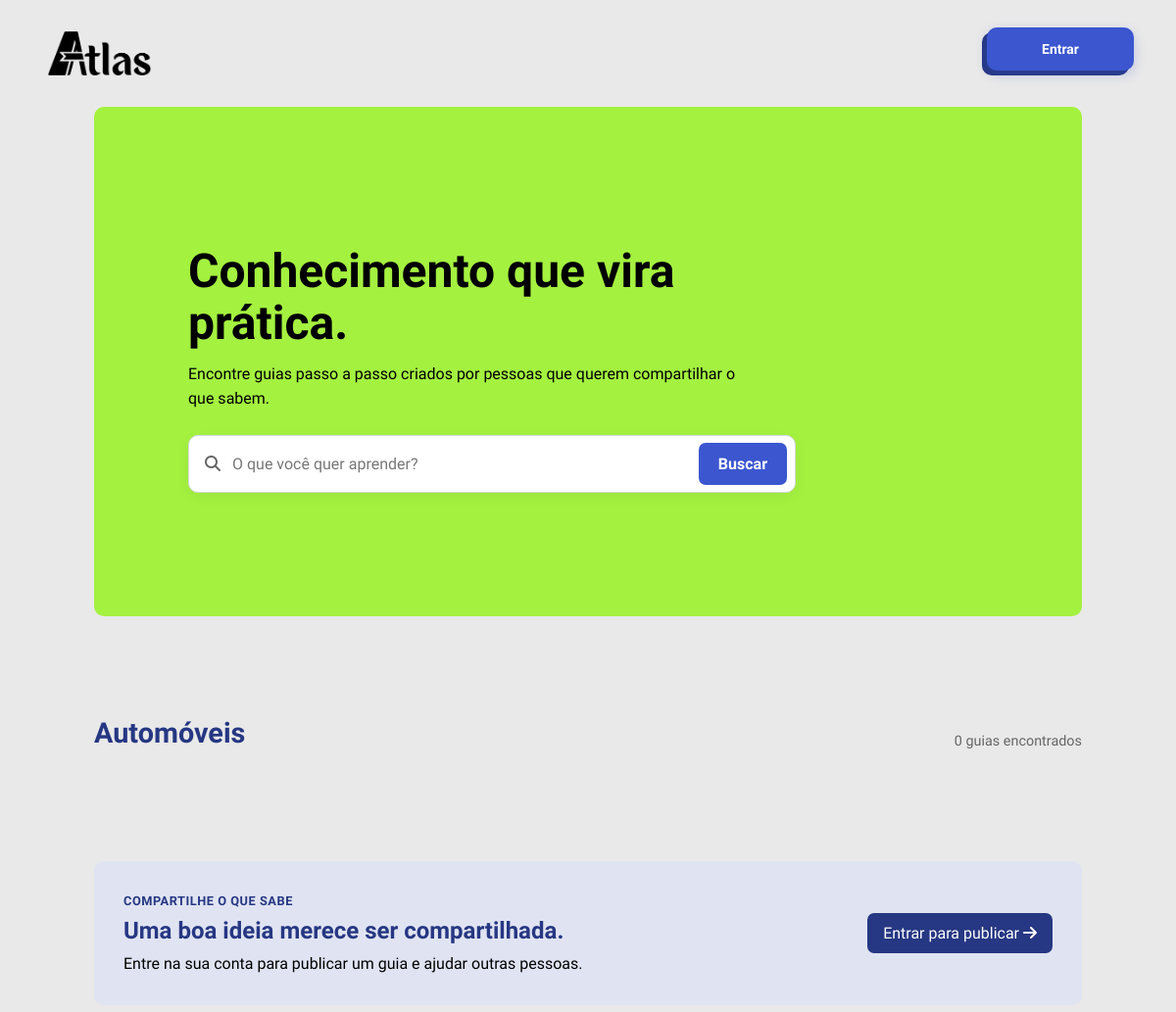
The page /guias_Automóveis.php (upper part) on the database as committed earlier.
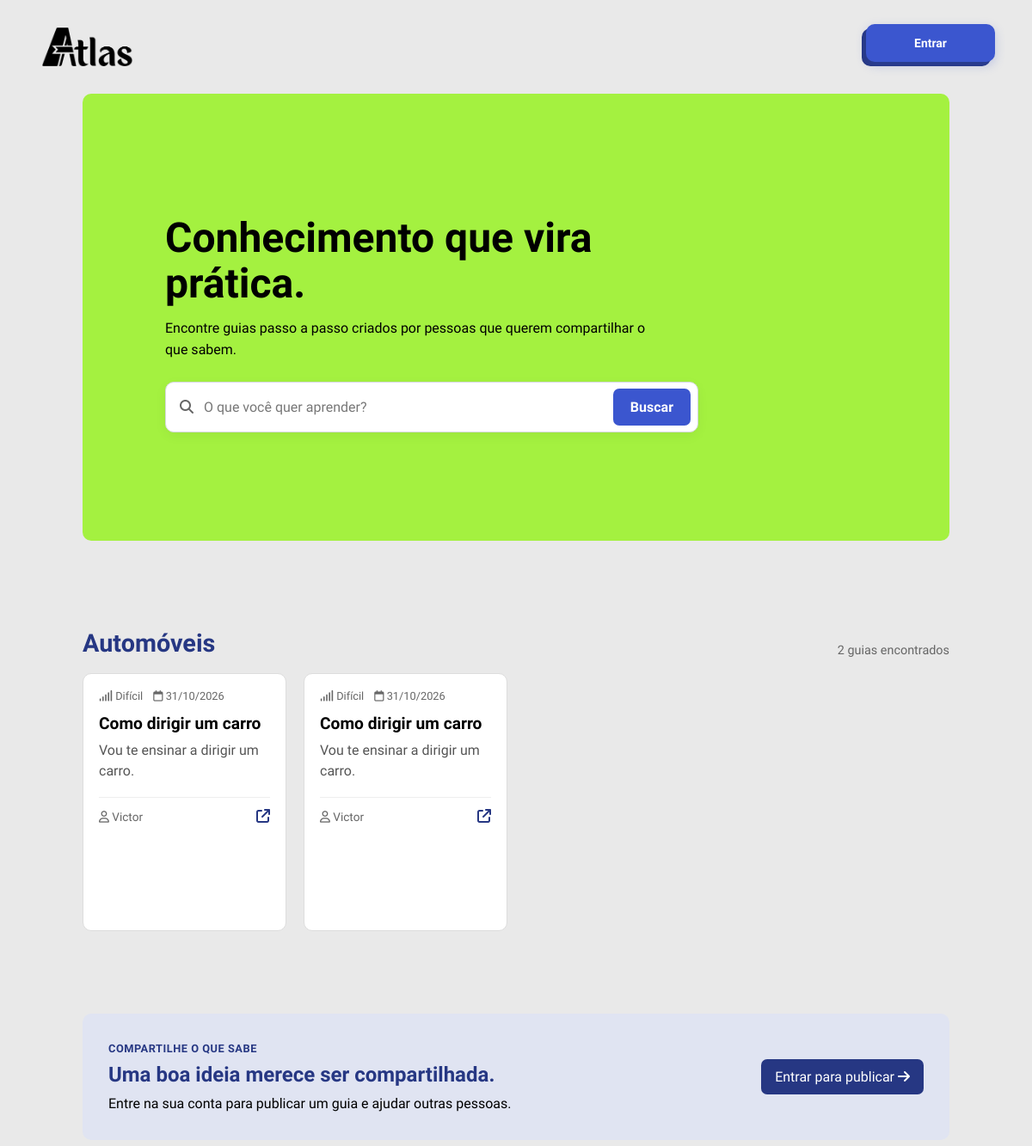
The same page on the database as committed later.
### tables this page shows
CREATE TABLE `guia` (
  `id_guia` int(11) NOT NULL,
  `id_usuario` int(11) NOT NULL,
  `titulo` varchar(200) NOT NULL,
  `descricao` text NOT NULL,
  `categoria` enum('Automóveis','Casa','Compras','Cuidados','Culinária','Educação','Finanças','Jardinagem','Limpeza','Manuntenção','Moda','Saúde','Trabalho','Transporte','Tecnologia') NOT NULL,
  `dificuldade` enum('Fácil','Médio','Difícil') NOT NULL,
  `capa` mediumblob NOT NULL,
  `video` text NOT NULL,
  `data_criacao` date NOT NULL DEFAULT current_timestamp(),
  `data_atualizacao` datetime DEFAULT NULL
);

CREATE TABLE `usuario` (
  `id_usuario` int(11) NOT NULL,
  `foto` blob DEFAULT NULL,
  `nome` varchar(100) NOT NULL,
  `email` varchar(150) NOT NULL,
  `senha` varchar(255) NOT NULL,
  `preferencia` enum('Automóveis','Casa','Compras','Cuidados','Culinária','Educação','Finanças','Jardinagem','Limpeza','Manutenção','Moda','Saúde','Tecnologia','Trabalho','Transporte') NOT NULL,
  `nivel` enum('1','2','3','') NOT NULL DEFAULT '3',
  `estado` enum('ativo','inativo','','') NOT NULL DEFAULT 'ativo',
  `data_criacao` datetime NOT NULL DEFAULT current_timestamp()
);

### guias_Automóveis.php (the view, shortened to what this page needs)
<?php
require_once __DIR__ . '/conexao.php';
$busca = $_GET['busca'] ?? '';
$pagina = max(1, (int)($_GET['pagina'] ?? 1));
$porPagina = 9;
$inicio = ($pagina - 1) * $porPagina;
if (isset($_POST['busca'])) {
    $sql = "SELECT COUNT(*) AS total FROM guia
        WHERE titulo LIKE '%$busca%' OR descricao LIKE '%$busca%'";
    $resultadoTotal = $conn->query($sql);
    $total = mysqli_fetch_assoc($resultadoTotal)['total'];
} else {
    $sql = "SELECT COUNT(*) AS total FROM guia
        WHERE categoria = 'Automóveis'";
    $resultadoTotal = $conn->query($sql);
    $total = mysqli_fetch_assoc($resultadoTotal)['total'];
}
if (isset($_POST['busca'])) {
    $sql = "SELECT g.id_guia, g.titulo, g.descricao, g.categoria, g.dificuldade,
               g.data_criacao, u.nome AS autor
        FROM guia g
        LEFT JOIN usuario u ON u.id_usuario = g.id_usuario
        WHERE g.titulo LIKE '%$busca%' OR g.descricao LIKE '%$busca%'
        ORDER BY g.data_criacao DESC
        LIMIT $porPagina OFFSET $inicio";
    $resultado = $conn->query($sql);
} else {
    $sql = "SELECT g.id_guia, g.titulo, g.descricao, g.categoria, g.dificuldade,
               g.data_criacao, u.nome AS autor
        FROM guia g
        LEFT JOIN usuario u ON u.id_usuario = g.id_usuario
        WHERE g.categoria = 'Automóveis'
        ORDER BY g.data_criacao DESC
        LIMIT $porPagina OFFSET $inicio";
    $resultado = $conn->query($sql);
}
function h($valor): string
{
    return htmlspecialchars((string)$valor, ENT_QUOTES, 'UTF-8');
}
?>
<!DOCTYPE html>
<html lang="pt-br">
<head>
    <link rel="stylesheet" href="https://cdnjs.cloudflare.com/ajax/libs/font-awesome/6.4.0/css/all.min.css">
    <link rel="stylesheet" href="css/guias.css">
</head>
<body>
    <header>
        <a class="logo" href="index.php"><img src="imgs_website/logotipoatlas.png"></a>
        <nav class="nav-btns">
            <?php if (isset($_SESSION['id'])): ?>
                <div class="perfil" id="perfil">
                    <p>
                        <img class="foto" src="imgs_perfil/<?= !empty($_SESSION['foto']) ? htmlspecialchars($_SESSION['foto']) : 'foto_padrao.png' ?>">
                        Olá, <?= $_SESSION['nome'] ?>
                    </p>
                    <i class="fa-solid fa-caret-up" id="seta"></i>
                    <div class="perfil-options" id="perfil-options">
                        <a class="perfil-option meu-perfil" id="perfil-option" href="meu_perfil.php">Meu Perfil</a>
                        <a class="perfil-option config" id="perfil-option" href="configuracoes.php">Configurações</a>
                        <a class="perfil-option sair" id="perfil-option" href="sair.php">Sair</a>
                        <?php if (isset($_SESSION['id']) && $_SESSION['nivel'] == 1): ?>
                            <a class="perfil-option admin" id="perfil-option" href="admin.php">Painel do Administrador</a>
                        <?php endif; ?>
                    </div>
                </div>
            <?php else: ?>
                <button class="entrar" onclick="window.location.href='login.php'"></button>
            <?php endif; ?>
        </nav>
    </header>
    <main class="pagina-guias">
        <section class="hero-guias">
            <div class="hero-conteudo">
                <h1>Conhecimento que vira prática.</h1>
                <p>Encontre guias passo a passo criados por pessoas que querem compartilhar o que sabem.</p>
                <form class="busca-guias" action="guias.php" method="get">
                    <i class="fa-solid fa-magnifying-glass"></i>
                    <input type="search" name="busca" value="<?= h($busca) ?>" placeholder="O que você quer aprender?" aria-label="Buscar guias">
                    <button type="submit">Buscar</button>
                </form>
            </div>
        </section>
        <section class="resultados-guias">
            <div class="titulo-secao titulo-resultados">
                <div>
                    <h2>Automóveis</h2>
                </div>
                <span class="contador-guias"><?= $total ?> <?= $total === 1 ? 'guia encontrado' : 'guias encontrados' ?></span>
            </div>
            <?php if ($total === 0): ?>
                <div class="estado-vazio">
                    <i class="fa-regular fa-folder-open"></i>
                    <h3>Nenhum guia encontrado</h3>
                    <p>Tente buscar por outro termo.</p>
                    <a href="guias_Automóveis.php">Limpar filtros</a>
                </div>
            <?php else: ?>
                <div class="grade-guias">
                    <?php while ($guia = $resultado->fetch_assoc()): ?>
                        <a class="cartao-guia" href="guia.php?id=<?= (int)$guia['id_guia'] ?>">
                            <div class="conteudo-cartao">
                                <div class="metadados-cartao">
                                    <span><i class="fa-solid fa-signal"></i> <?= h($guia['dificuldade']) ?></span>
                                    <span><i class="fa-regular fa-calendar"></i> <?= h(date('d/m/Y', strtotime($guia['data_criacao']))) ?></span>
                                </div>
                                <h3><?= h($guia['titulo']) ?></h3>
                                <p><?= h(mb_strimwidth(trim($guia['descricao']), 0, 118, '…', 'UTF-8')) ?></p>
                                <div class="rodape-cartao">
                                    <span class="autor-guia"><i class="fa-regular fa-user"></i> <?= h($guia['autor'] ?: 'Comunidade ATLAS') ?></span>
                                    <span class="abrir-guia" aria-label="Abrir guia"><i class="fa-solid fa-arrow-up-right-from-square"></i></span>
                                </div>
                            </div>
                        </a>
                    <?php endwhile; ?>
                </div>
            <?php endif; ?>
        </section>
        <?php if (!isset($_SESSION['id'])): ?>
            <section class="convite-criar">
                <div><span class="sobretitulo">COMPARTILHE O QUE SABE</span>
                    <h2>Uma boa ideia merece ser compartilhada.</h2>
                    <p>Entre na sua conta para publicar um guia e ajudar outras pessoas.</p>
                </div>
                <a href="login.php">Entrar para publicar <i class="fa-solid fa-arrow-right"></i></a>
            </section>
        <?php endif; ?>
    </main>
</body>
</html>

### css/guias.css (style rules this page uses)
a { text-decoration: none; }
.hero-guias { display: flex; flex-direction: row; align-items: center; justify-content: flex-start; min-height: 520px; margin: 0 var(--space-7); padding: var(--space-7) var(--space-7); background-color: var(--color-accent); border-radius: var(--radius-md); }
.hero-conteudo { max-width: 650px; }
.sobretitulo { color: var(--color-primary, #263783); font-size: .8rem; font-weight: 700; letter-spacing: .04em; }
.hero-guias h1 { margin: 16px 0 12px; color: #000; font-size: clamp(2rem, 4vw, 3.4rem); line-height: 1.1; }
.hero-guias p { max-width: 560px; margin: 0; line-height: 1.6; }
.explorar-guias, .resultados-guias { margin: var(--space-7) var(--space-7); }
.titulo-secao { display: flex; align-items: end; justify-content: space-between; gap: 18px; margin-bottom: 18px; }
.titulo-secao h2 { margin: 6px 0 0; color: var(--color-primary, #263783); font-size: 1.8rem; }
.contador-guias { color: #666; font-size: .9rem; }
.grade-guias { display: grid; grid-template-columns: repeat(4, minmax(0, 1fr)); gap: 20px; }
.cartao-guia { display: flex; flex-direction: column; overflow: hidden; border: 1px solid #ddd; border-radius: 10px; min-height: 300px; background: #fff; color: inherit; transition: transform .2s, box-shadow .2s; }
.conteudo-cartao { display: flex; flex: 1; flex-direction: column; padding: 18px; }
.metadados-cartao { display: flex; flex-wrap: wrap; gap: 12px; color: #666; font-size: .8rem; }
.conteudo-cartao h3 { margin: 13px 0 8px; font-size: 1.2rem; }
.conteudo-cartao>p { margin: 0; color: #555; line-height: 1.5; }
.rodape-cartao { display: flex; align-items: center; justify-content: space-between; gap: 12px; margin-top: 18px; padding-top: 12px; border-top: 1px solid #eee; }
.autor-guia { color: #666; font-size: .85rem; }
.abrir-guia { color: var(--color-primary, #263783); }
.estado-vazio a, .convite-criar>a { display: inline-block; padding: 11px 16px; border-radius: 7px; background: var(--color-primary, #263783); color: #fff; }
.convite-criar { display: flex; align-items: center; justify-content: space-between; gap: 24px; margin: var(--space-7); margin-bottom: 0; padding: 30px; border-radius: 10px; background: #e0e4f2; }
.convite-criar h2 { margin: 8px 0; color: var(--color-primary); }
.convite-criar p { margin-bottom: 0; line-height: 1.5; }
.busca-guias { display: flex; align-items: center; gap: 12px; width: 100%; max-width: 620px; margin-top: 24px; padding: 7px 8px 7px 16px; border: 1px solid #d5d8df; border-radius: 10px; background: #fff; box-shadow: 0 4px 14px #0000000d; }
.busca-guias>i { flex-shrink: 0; color: #666; font-size: 1rem; }
.busca-guias input { flex: 1; width: 100%; min-width: 0; padding: 12px 0; border: 0; outline: none; background: transparent; color: #222; font: inherit; }
.busca-guias input::placeholder { color: #777; }
.busca-guias button { flex-shrink: 0; padding: 12px 20px; border: 0; border-radius: 7px; background-color: var(--color-primary-light); color: #fff; font: inherit; font-weight: 600; cursor: pointer; transition: background-color .2s; }

### css/header.css (style rules this page uses)
header { display: flex; align-items: center; justify-content: space-between; gap: var(--space-6); width: 100%; padding: var(--space-4) var(--space-5); background-color: var(--color-bg); }
.logo { display: flex; align-items: center; justify-content: flex-start; height: 100%; max-width: 100px; }
.logo img { display: block; width: auto; height: 45px; cursor: pointer; }
a { text-decoration: none; }
.nav-btns { display: flex; align-items: center; width: fit-content; height: 100%; gap: var(--space-3); }
.entrar { position: relative; display: flex; align-items: center; justify-content: center; width: 150px; height: 44px; border: none; border-radius: var(--radius-md); background-color: var(--color-primary); color: var(--color-text-inverse); font-size: 14px; cursor: pointer; font-style: 'Google Sans', sans-serif; }
.entrar::before { content: 'Entrar'; position: absolute; inset: 0; display: flex; align-items: center; justify-content: center; border-radius: var(--radius-md); background-color: var(--color-primary-light); box-shadow: 0 4px 12px rgba(59, 86, 207, 0.25); color: var(--color-text-inverse); font-size: 14px; font-weight: 600; white-space: nowrap; translate: 5px -5px; transition: translate var(--transition-fast), box-shadow var(--transition-fast); font-family: 'Google Sans'; }

Rows that differ between the two databases and show on the page:
added guia: dificuldade "Difícil", data_criacao "31/10/2026", titulo "Como dirigir um carro", descricao "Vou te ensinar a dirigir um carro.", id_usuario.nome "Victor"
added guia: dificuldade "Difícil", data_criacao "31/10/2026", titulo "Como dirigir um carro", descricao "Vou te ensinar a dirigir um carro.", id_usuario.nome "Victor"
Other text that changed with them:
$total: "0" → "2"
